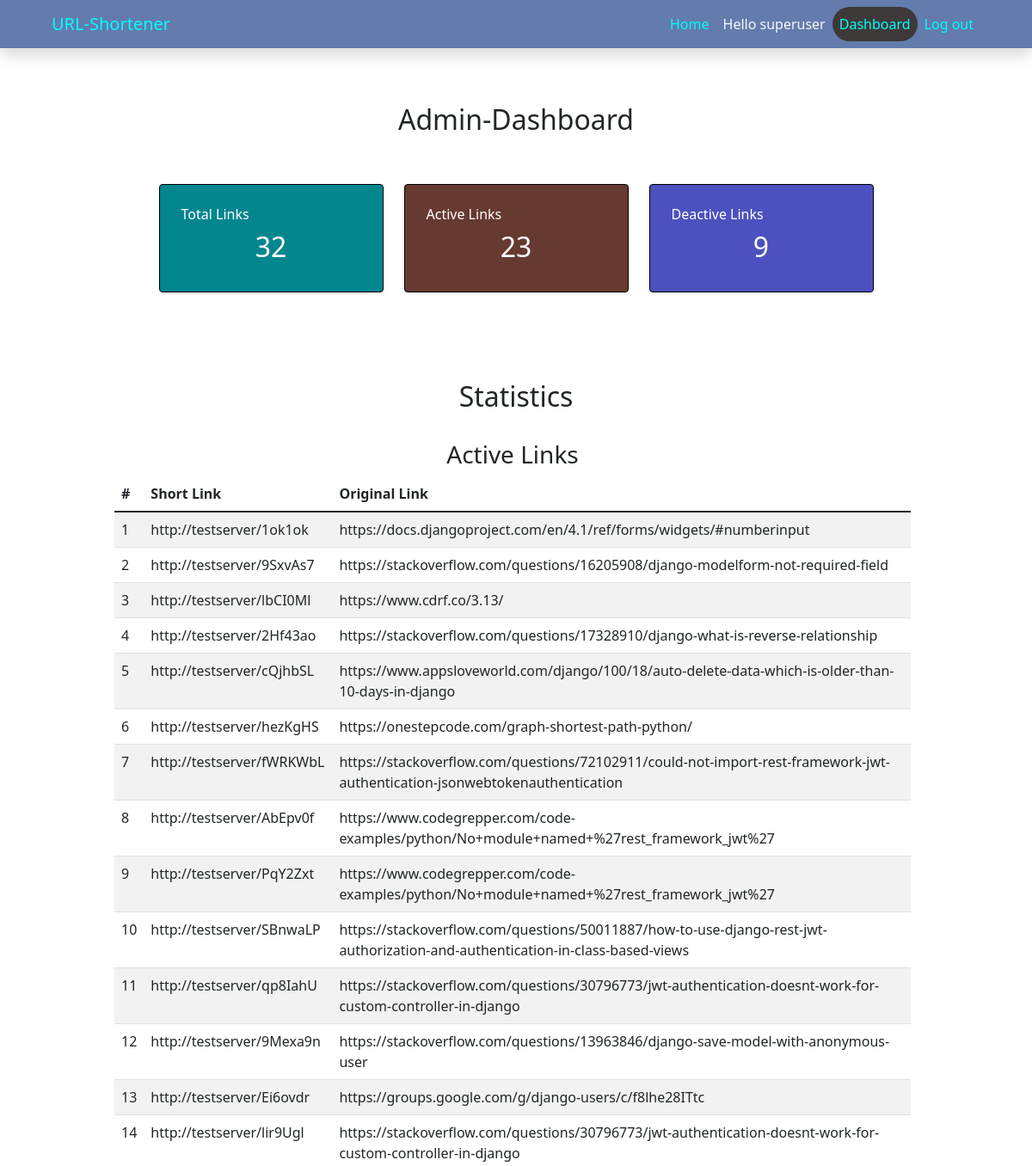
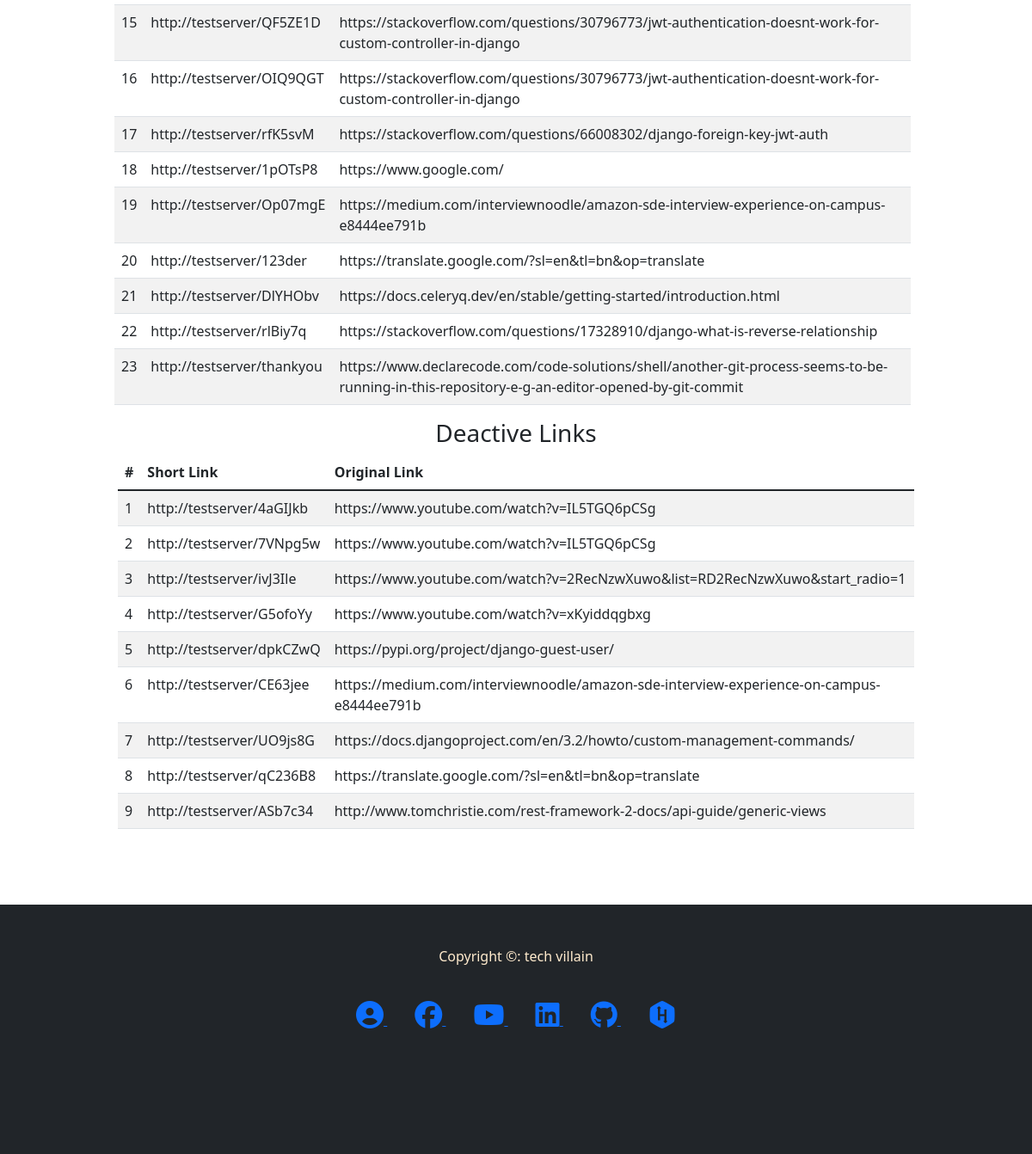
The app's page /user/dashboard/3 (signed in), older data (2 pictures, top to bottom).
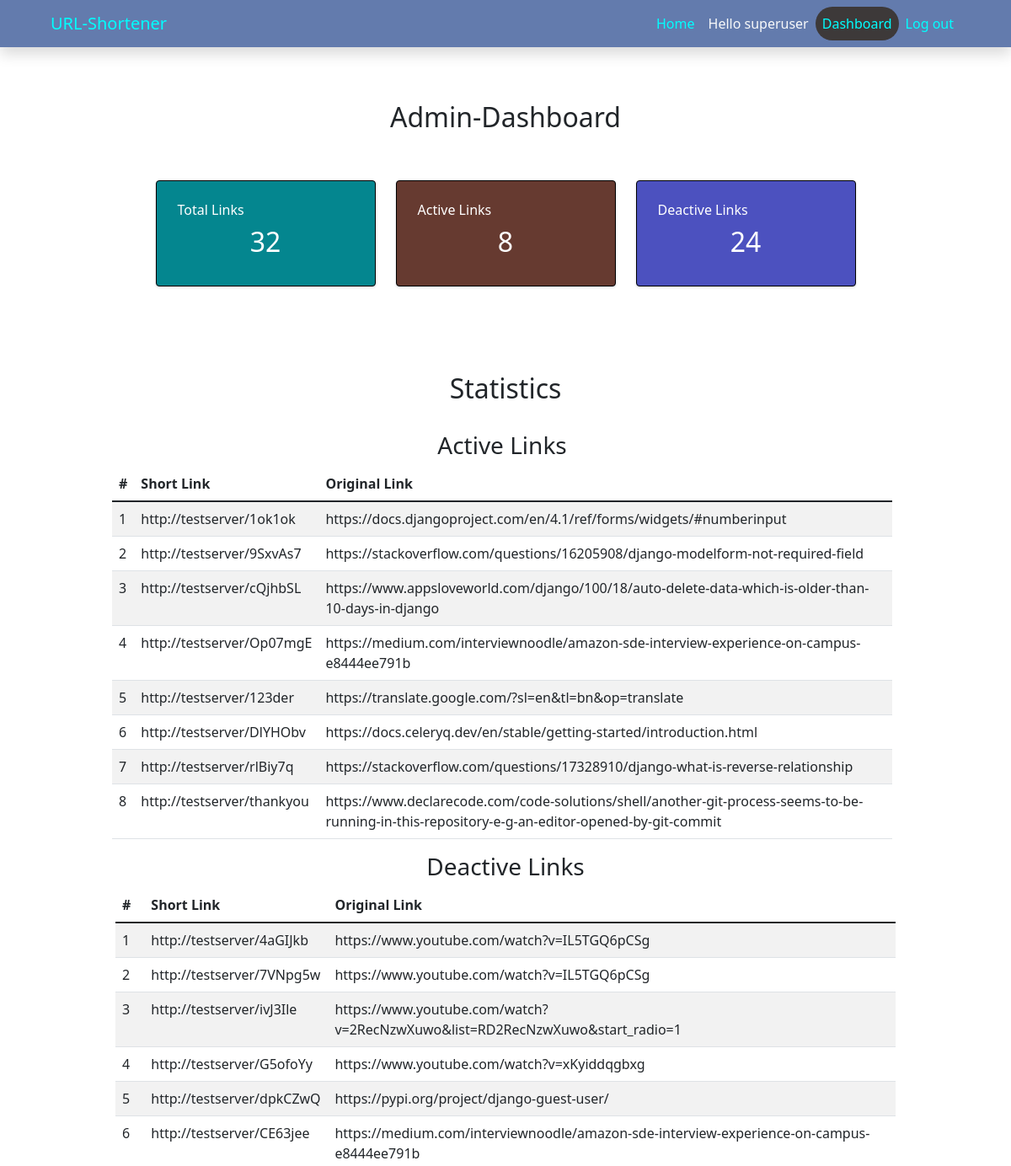
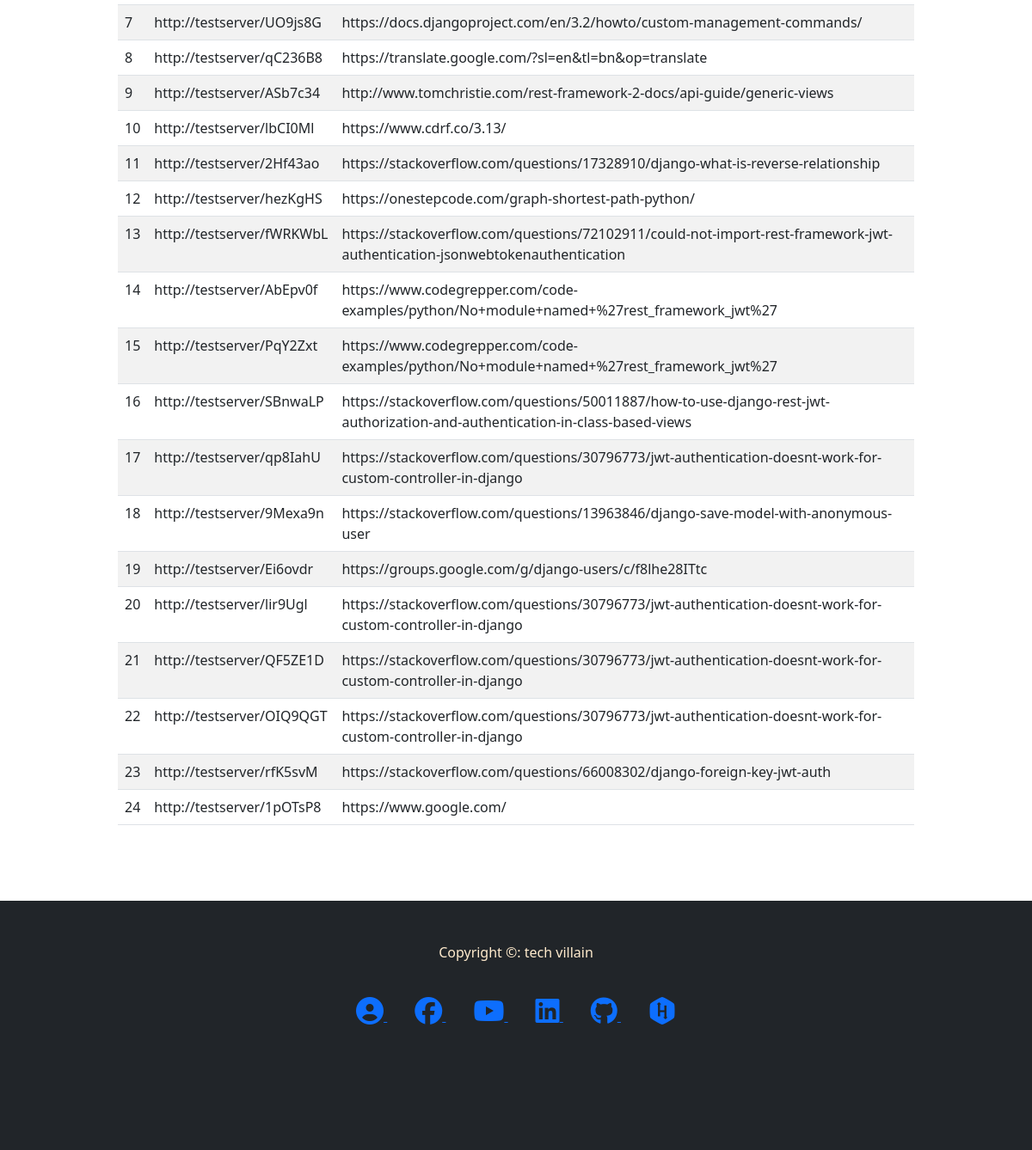
The same page, newer data (2 pictures, top to bottom).
### urlShortener/models.py (models this page shows, shortened)
class ShortURLS(models.Model):
    user = models.ForeignKey(User, on_delete=models.CASCADE, default=2)
    created_at = models.DateTimeField(auto_now_add=True)
    expiration_day = models.PositiveIntegerField(default=30)
    long_url = models.URLField()
    short_url = models.CharField(max_length=15, unique=True, blank=True)
    is_deleted = models.BooleanField(default=False)

### subscriber/views.py (the view)
# urls.py: path('dashboard/<int:pk>', dashboard, name='dashboard')
@user_passes_test(lambda u: u.is_authenticated, login_url='login')
def dashboard(request, pk):
	template = 'customer/dashboard.html'
	print('url=> ', request.get_host)
	context = {}
	all_urls = []
	if pk==request.user.id:
		all_urls = ShortURLS.objects.filter(user_id=pk)
	if request.user.is_superuser:
		all_urls = get_all_urls(request)
	total_urls = all_urls.count()
	active_urls = all_urls.filter(is_deleted=False)
	deactive_urls = all_urls.filter(is_deleted=True)
	total_active_urls = active_urls.count()
	total_deactive_urls = deactive_urls.count()
	main_url = request.build_absolute_uri('/')
	context['main_url'] = main_url
	context['total_urls'] = total_urls
	context['active_urls'] = active_urls
	context['deactive_urls'] = deactive_urls
	context['total_active_urls'] = total_active_urls
	context['total_deactive_urls'] = total_deactive_urls
	return render(request, template, context )

### subscriber/views.py (called while the page is built)
@user_passes_test(lambda u: u.is_superuser, login_url='login')
def get_all_urls(request):
	return ShortURLS.objects.all()

### templates/customer/dashboard.html (shortened to what this page needs)
{% extends 'base.html' %}
{% block content %}
<head>
</head>
<section class="container" style="min-height:720px;">
    <br><br>
    {% if user.is_superuser %}
    <h2 class="text-center">Admin-Dashboard</h2>
    {% else %}
    <h2 class="text-center">My-Dashboard</h2>
    {% endif %}
    <br><br>
    <div class="row justify-content-center">
        <div class="col-md-4 col-xl-3">
            <div class="card bg-c-blue order-card">
                <div class="card-block">
                    <h6 class="m-b-20"> Total Links</h6>
                    <h2 class="text-center"><span>{{total_urls}}</span></h2>
                </div>
            </div>
        </div>
        <div class="col-md-4 col-xl-3">
            <div class="card bg-c-pink order-card">
                <div class="card-block">
                    <h6 class="m-b-20"> Active Links</h6>
                    <h2 class="text-center"><span>{{total_active_urls}}</span></h2>
                </div>
            </div>
        </div>
        <div class="col-md-4 col-xl-3">
            <div class="card bg-c-green order-card">
                <div class="card-block">
                    <h6 class="m-b-20"> Deactive Links</h6>
                    <h2 class="text-center"><span>{{total_deactive_urls}}</span></h2>
                </div>
            </div>
        </div>
    </div>
    <br><br><br>
    <h2 class="text-center">Statistics</h2>
    <br>
    <div class="row justify-content-center">
        <div class="col-md-10 me-2">
            <h3 class="text-center">Active Links</h3>
            <table class="table table-striped table-hover">
                <thead>
                    <tr>
                        <th scope="col">#</th>
                        <th scope="col">Short Link</th>
                        <th scope="col">Original Link</th>
                    </tr>
                </thead>
                <tbody>
                    {% for url in active_urls %}
                    <tr>
                        <td>{{ forloop.counter }}</td>
                        <td>{{ main_url }}{{ url.short_url }}</td>
                        <td>{{ url.long_url }}</td>
                    </tr>
                    {% endfor %}
                </tbody>
            </table>
        </div>
        {% if total_deactive_urls %}
        <div class="col-md-10">
            <h3 class="text-center">Deactive Links</h3>
            <table class="table table-striped table-hover">
                <thead>
                    <tr>
                        <th scope="col">#</th>
                        <th scope="col">Short Link</th>
                        <th scope="col">Original Link</th>
                    </tr>
                </thead>
                <tbody>
                    {% for url in deactive_urls %}
                    <tr>
                        <td>{{ forloop.counter }}</td>
                        <td>{{ main_url }}{{ url.short_url }}</td>
                        <td>{{ url.long_url }}</td>
                    </tr>
                    {% endfor %}
                </tbody>
            </table>
        </div>
        {% endif %}
    </div>
</section>
{% endblock %}

### templates/base.html (shortened to what this page needs)
{% load static %}
<!DOCTYPE html>
<html lang="en">
<head>
  <link href="https://cdn.jsdelivr.net/npm/bootstrap@5.1.3/dist/css/bootstrap.min.css" rel="stylesheet"
 />
  <link rel="stylesheet" href="https://cdnjs.cloudflare.com/ajax/libs/font-awesome/4.7.0/css/font-awesome.min.css" />
</head>
<body>
  <nav class="navbar navbar-expand-lg navbar-dark fixed-top shadow" style="background-color: #637bad">
    <div class="container-fluid">
      <a class="navbar-brand ms-5" style="color: aqua" href="/">URL-Shortener</a>
      <div class="collapse navbar-collapse" id="navbarTogglerDemo02">
        <ul class="navbar-nav me-md-5 ms-md-auto mb-2 mb-lg-0">
          <li class="nav-item">
            <a class="
                  nav-link
                " style="color: aqua" href="/">Home</a>
          </li>
          {% if user.is_authenticated %}
          <li class="nav-item">
            <a class="nav-link text-light" href="#">Hello {{user.username}}</a>
          </li>
          <li class="nav-item">
            <a class="
                  nav-link
                  {% if '/dashboard' in request.path %}
                  active
                  {% endif %}
                " style="color: aqua" href="/user/dashboard/{{ user.id }}">Dashboard</a>
          </li>
          <li class="nav-item">
            <a class="
                  nav-link
                " style="color: aqua" href="/user/logout">Log out</a>
          </li>
          {% endif %}
        </ul>
      </div>
    </div>
  </nav>
  <br /><br /><br />
  <div style="min-height: 80vh;">
    {% block content %} {% endblock %}
  </div>
  <br /><br /><br />
  <footer class="footerHeader">
    <br /><br />
    <div class="container">
      <div class="row text-center textColor">
        <p>Copyright &copy: tech villain</p>
      </div>
      <br />
      <div class="row text-center">
        <div class="col">
          <a class="m-3" target="_blank" href="http://mahmudjewel.herokuapp.com">
            <i class="fas fa-user-circle fa-2x"></i>
          </a>
          <a class="m-3" target="_blank" href="https://www.facebook.com/TechVillain.007">
            <i class="fab fa-facebook fa-2x"></i>
          </a>
          <a class="m-3" target="_blank" href="https://www.youtube.com/channel/UCJCdq7lWqB7M5b16UatoTEw">
            <i class="fab fa-youtube fa-2x"></i>
          </a>
          <a class="m-3" target="_blank" href="https://www.linkedin.com/in/mahmudjewel">
            <i class="fab fa-linkedin fa-2x"></i>
          </a>
          <a class="m-3" target="_blank" href="https://github.com/MahmudJewel">
            <i class="fab fa-github fa-2x"></i>
          </a>
          <a class="m-3" target="_blank" href="https://www.hackerrank.com/DJ_cse">
            <i class="fab fa-hackerrank fa-2x"></i>
          </a>
        </div>
      </div>
      <br /><br /><br /><br /><br /><br />
    </div>
  </footer>
</body>
</html>

### templates/base.html (style rules this page uses)
#navbarTogglerDemo02 ul li a:hover, #navbarTogglerDemo02 ul li .active { background: rgb(61, 57, 57); color: red; border-radius: 25px; }
.footerHeader { padding: 0px 0px 0px 0px; background-color: #212529; margin: 0px; }
.textColor { color: blanchedalmond; }

### templates/customer/dashboard.html (style rules this page uses)
.order-card { color: rgb(255, 255, 255); }
.bg-c-blue { background: #04868f; }
.bg-c-green { background: #4C51BF; }
.bg-c-pink { background: #663a30; }
.card { -webkit-box-shadow: 0 1px 2.94px 0.06px rgba(4, 26, 55, 0.16); box-shadow: 0 1px 2.94px 0.06px rgba(4, 26, 55, 0.16); border: 1px solid black; margin-bottom: 30px; -webkit-transition: all 0.3s ease-in-out; transition: all 0.3s ease-in-out; }
.card .card-block { padding: 25px; }

Row changes from the older to the newer data that the page shows:
changed ShortURLS "lbCI0Ml": moves from the list under "Active Links" to the list under "Deactive Links"
changed ShortURLS "2Hf43ao": moves from the list under "Active Links" to the list under "Deactive Links"
changed ShortURLS "hezKgHS": moves from the list under "Active Links" to the list under "Deactive Links"
changed ShortURLS "fWRKWbL": moves from the list under "Active Links" to the list under "Deactive Links"
changed ShortURLS "AbEpv0f": moves from the list under "Active Links" to the list under "Deactive Links"
changed ShortURLS "PqY2Zxt": moves from the list under "Active Links" to the list under "Deactive Links"
changed ShortURLS "SBnwaLP": moves from the list under "Active Links" to the list under "Deactive Links"
changed ShortURLS "qp8IahU": moves from the list under "Active Links" to the list under "Deactive Links"
changed ShortURLS "9Mexa9n": moves from the list under "Active Links" to the list under "Deactive Links"
changed ShortURLS "Ei6ovdr": moves from the list under "Active Links" to the list under "Deactive Links"
changed ShortURLS "lir9Ugl": moves from the list under "Active Links" to the list under "Deactive Links"
changed ShortURLS "QF5ZE1D": moves from the list under "Active Links" to the list under "Deactive Links"
changed ShortURLS "OIQ9QGT": moves from the list under "Active Links" to the list under "Deactive Links"
changed ShortURLS "rfK5svM": moves from the list under "Active Links" to the list under "Deactive Links"
changed ShortURLS "1pOTsP8": moves from the list under "Active Links" to the list under "Deactive Links"
Text that changed along with them:
{{ total_active_urls }}: "23" → "8"
{{ total_deactive_urls }}: "9" → "24"
